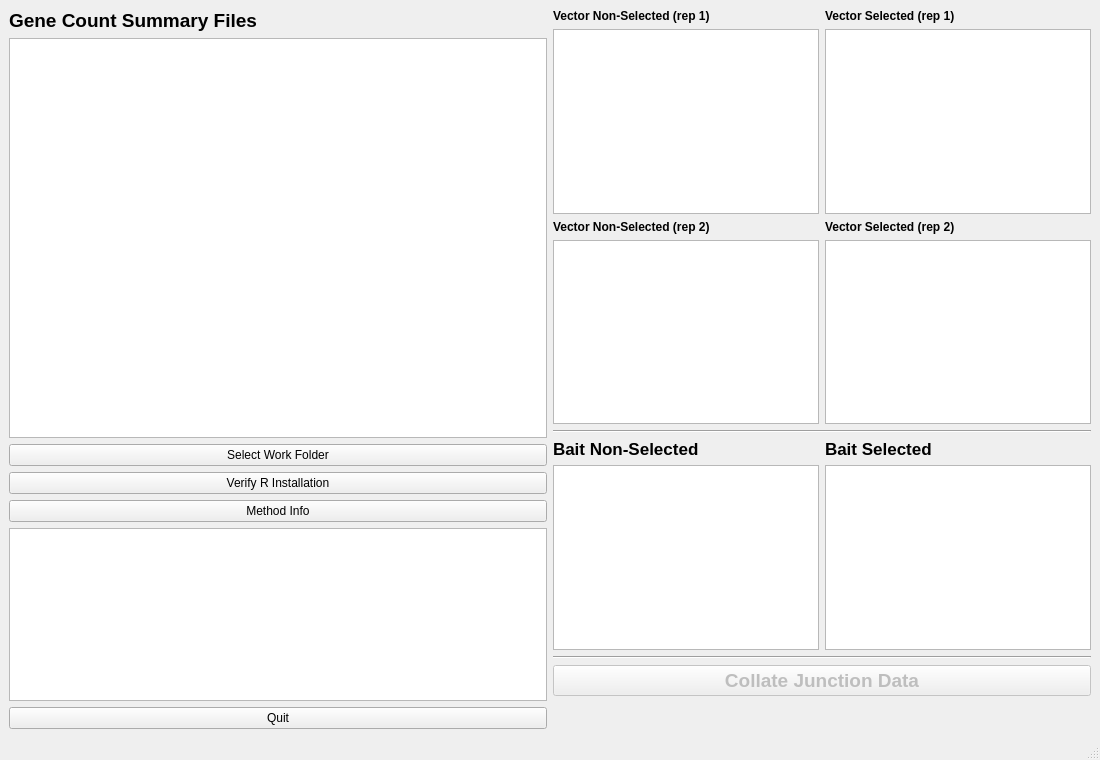
<?xml version="1.0" encoding="UTF-8"?>
<ui version="4.0">
 <class>StatMaker</class>
 <widget class="QMainWindow" name="StatMaker">
  <property name="geometry">
   <rect>
    <x>0</x>
    <y>0</y>
    <width>1100</width>
    <height>760</height>
   </rect>
  </property>
  <property name="minimumSize">
   <size>
    <width>1100</width>
    <height>760</height>
   </size>
  </property>
  <property name="windowTitle">
   <string>Stat Maker v2 - Collation</string>
  </property>
  <widget class="QWidget" name="centralwidget">
   <layout class="QHBoxLayout" name="mainLayout">
    <item>
     <layout class="QVBoxLayout" name="leftLayout">
      <property name="sizeConstraint">
       <enum>QLayout::SetDefaultConstraint</enum>
      </property>
      <item>
       <widget class="QLabel" name="label_files">
        <property name="font">
         <font>
          <pointsize>14</pointsize>
          <weight>75</weight>
          <bold>true</bold>
         </font>
        </property>
        <property name="text">
         <string>Gene Count Summary Files</string>
        </property>
       </widget>
      </item>
      <item>
       <widget class="DragDropListView" name="file_list">
        <property name="minimumSize">
         <size>
          <width>280</width>
          <height>400</height>
         </size>
        </property>
       </widget>
      </item>
      <item>
       <widget class="QPushButton" name="folder_choice_btn">
        <property name="text">
         <string>Select Work Folder</string>
        </property>
       </widget>
      </item>
      <item>
       <widget class="QPushButton" name="verify_r_btn">
        <property name="text">
         <string>Verify R Installation</string>
        </property>
       </widget>
      </item>
      <item>
       <widget class="QPushButton" name="method_info_btn">
        <property name="text">
         <string>Method Info</string>
        </property>
       </widget>
      </item>
      <item>
       <widget class="QTextEdit" name="log_text">
        <property name="minimumSize">
         <size>
          <width>280</width>
          <height>140</height>
         </size>
        </property>
        <property name="font">
         <font>
          <family>Menlo</family>
          <pointsize>11</pointsize>
         </font>
        </property>
        <property name="readOnly">
         <bool>true</bool>
        </property>
       </widget>
      </item>
      <item>
       <widget class="QPushButton" name="quit_btn">
        <property name="text">
         <string>Quit</string>
        </property>
       </widget>
      </item>
     </layout>
    </item>
    <item>
     <layout class="QVBoxLayout" name="rightLayout">
      <item>
       <layout class="QHBoxLayout" name="vecRow1">
        <item>
         <layout class="QVBoxLayout" name="vecCol2">
          <item>
           <widget class="QLabel" name="label_vecnonsel1">
            <property name="font">
             <font>
              <weight>75</weight>
              <bold>true</bold>
             </font>
            </property>
            <property name="text">
             <string>Vector Non-Selected (rep 1)</string>
            </property>
           </widget>
          </item>
          <item>
           <widget class="DragDropListView" name="vec_nonsel_list">
            <property name="minimumSize">
             <size>
              <width>0</width>
              <height>60</height>
             </size>
            </property>
           </widget>
          </item>
         </layout>
        </item>
        <item>
         <layout class="QVBoxLayout" name="vecCol1">
          <item>
           <widget class="QLabel" name="label_vecsel1">
            <property name="font">
             <font>
              <weight>75</weight>
              <bold>true</bold>
             </font>
            </property>
            <property name="text">
             <string>Vector Selected (rep 1)</string>
            </property>
           </widget>
          </item>
          <item>
           <widget class="DragDropListView" name="vec_sel_list">
            <property name="minimumSize">
             <size>
              <width>0</width>
              <height>60</height>
             </size>
            </property>
           </widget>
          </item>
         </layout>
        </item>
       </layout>
      </item>
      <item>
       <layout class="QHBoxLayout" name="vecRow2">
        <item>
         <layout class="QVBoxLayout" name="vecCol4">
          <item>
           <widget class="QLabel" name="label_vecnonsel2">
            <property name="font">
             <font>
              <weight>75</weight>
              <bold>true</bold>
             </font>
            </property>
            <property name="text">
             <string>Vector Non-Selected (rep 2)</string>
            </property>
           </widget>
          </item>
          <item>
           <widget class="DragDropListView" name="vec_nonsel_list_2">
            <property name="minimumSize">
             <size>
              <width>0</width>
              <height>60</height>
             </size>
            </property>
           </widget>
          </item>
         </layout>
        </item>
        <item>
         <layout class="QVBoxLayout" name="vecCol3">
          <item>
           <widget class="QLabel" name="label_vecsel2">
            <property name="font">
             <font>
              <weight>75</weight>
              <bold>true</bold>
             </font>
            </property>
            <property name="text">
             <string>Vector Selected (rep 2)</string>
            </property>
           </widget>
          </item>
          <item>
           <widget class="DragDropListView" name="vec_sel_list_2">
            <property name="minimumSize">
             <size>
              <width>0</width>
              <height>60</height>
             </size>
            </property>
           </widget>
          </item>
         </layout>
        </item>
       </layout>
      </item>
      <item>
       <widget class="Line" name="line_1">
        <property name="orientation">
         <enum>Qt::Horizontal</enum>
        </property>
       </widget>
      </item>
      <item>
       <layout class="QHBoxLayout" name="baitRow">
        <item>
         <layout class="QVBoxLayout" name="baitCol2">
          <item>
           <widget class="QLabel" name="label_baitnonsel">
            <property name="font">
             <font>
              <pointsize>13</pointsize>
              <weight>75</weight>
              <bold>true</bold>
             </font>
            </property>
            <property name="text">
             <string>Bait Non-Selected</string>
            </property>
           </widget>
          </item>
          <item>
           <widget class="DragDropListView" name="bait_nonsel_list">
            <property name="minimumSize">
             <size>
              <width>0</width>
              <height>60</height>
             </size>
            </property>
           </widget>
          </item>
         </layout>
        </item>
        <item>
         <layout class="QVBoxLayout" name="baitCol1">
          <item>
           <widget class="QLabel" name="label_baitsel">
            <property name="font">
             <font>
              <pointsize>13</pointsize>
              <weight>75</weight>
              <bold>true</bold>
             </font>
            </property>
            <property name="text">
             <string>Bait Selected</string>
            </property>
           </widget>
          </item>
          <item>
           <widget class="DragDropListView" name="bait_sel_list">
            <property name="minimumSize">
             <size>
              <width>0</width>
              <height>60</height>
             </size>
            </property>
           </widget>
          </item>
         </layout>
        </item>
       </layout>
      </item>
      <item>
       <widget class="Line" name="line_2">
        <property name="orientation">
         <enum>Qt::Horizontal</enum>
        </property>
       </widget>
      </item>
      <item>
       <widget class="QPushButton" name="collate_btn">
        <property name="enabled">
         <bool>false</bool>
        </property>
        <property name="font">
         <font>
          <pointsize>14</pointsize>
          <weight>75</weight>
          <bold>true</bold>
         </font>
        </property>
        <property name="text">
         <string>Collate Junction Data</string>
        </property>
       </widget>
      </item>
      <item>
       <spacer name="verticalSpacer">
        <property name="orientation">
         <enum>Qt::Vertical</enum>
        </property>
        <property name="sizeHint" stdset="0">
         <size>
          <width>20</width>
          <height>40</height>
         </size>
        </property>
       </spacer>
      </item>
     </layout>
    </item>
   </layout>
  </widget>
  <widget class="QStatusBar" name="statusbar"/>
 </widget>
 <customwidgets>
  <customwidget>
   <class>DragDropListView</class>
   <extends>QListWidget</extends>
   <header>DragDropListView</header>
  </customwidget>
 </customwidgets>
 <resources/>
 <connections/>
</ui>
